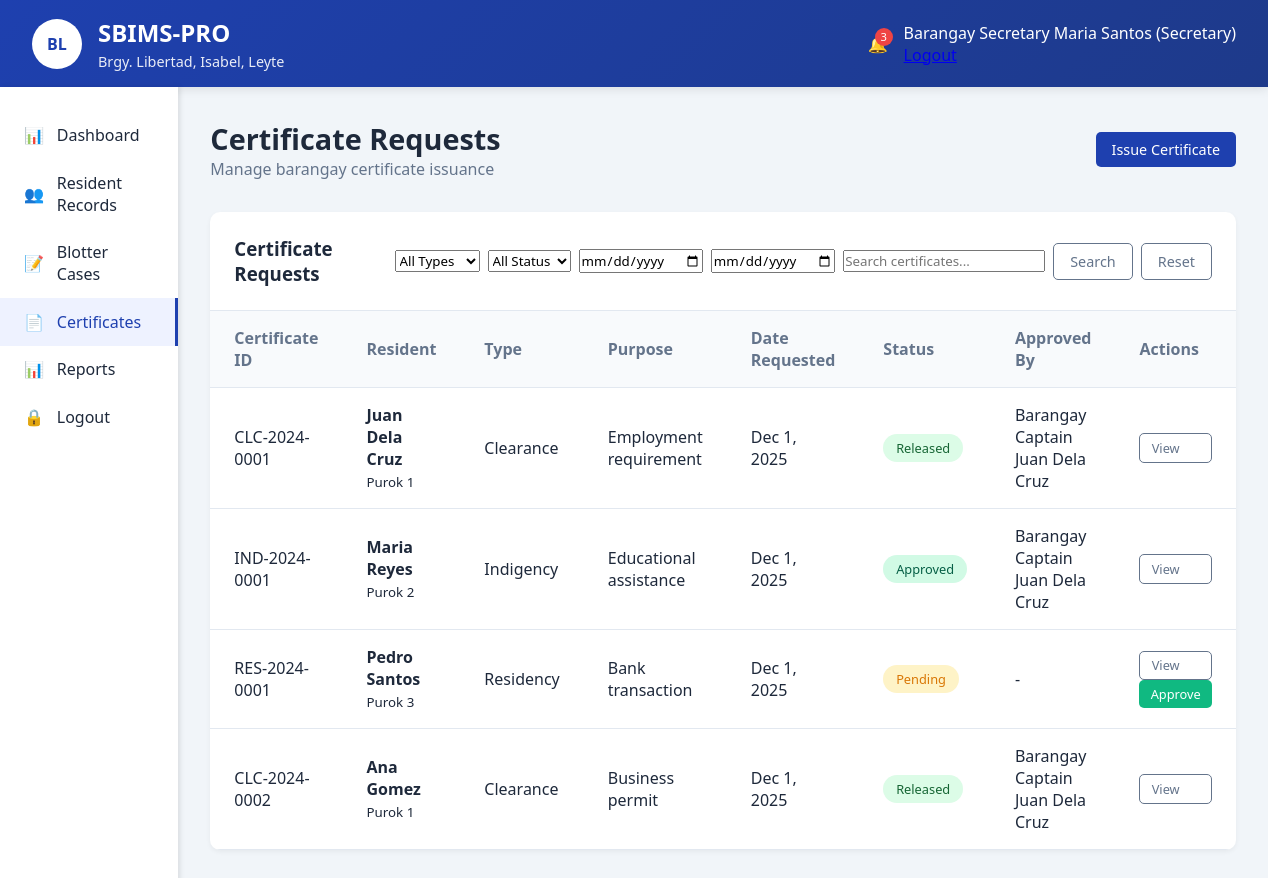
Page /secretary/certificates.php (signed in) on the committed database.
### tables this page shows
CREATE TABLE `certificates` (
  `id` int(11) NOT NULL,
  `certificate_id` varchar(20) NOT NULL,
  `resident_id` int(11) NOT NULL,
  `certificate_type` enum('Clearance','Indigency','Residency') NOT NULL,
  `purpose` text NOT NULL,
  `status` enum('Pending','Approved','Released') DEFAULT 'Pending',
  `issued_by` int(11) DEFAULT NULL,
  `approved_by` int(11) DEFAULT NULL,
  `issued_date` datetime DEFAULT NULL,
  `created_at` timestamp NOT NULL DEFAULT current_timestamp()
);

CREATE TABLE `residents` (
  `id` int(11) NOT NULL,
  `resident_id` varchar(20) NOT NULL,
  `first_name` varchar(50) NOT NULL,
  `middle_name` varchar(50) DEFAULT NULL,
  `last_name` varchar(50) NOT NULL,
  `birthdate` date NOT NULL,
  `gender` enum('Male','Female') NOT NULL,
  `civil_status` enum('Single','Married','Widowed','Divorced') NOT NULL,
  `contact_number` varchar(15) DEFAULT NULL,
  `email` varchar(100) DEFAULT NULL,
  `address` text NOT NULL,
  `purok` varchar(50) NOT NULL,
  `household_number` varchar(20) DEFAULT NULL,
  `is_voter` tinyint(1) DEFAULT 0,
  `is_4ps` tinyint(1) DEFAULT 0,
  `is_senior` tinyint(1) DEFAULT 0,
  `is_pwd` tinyint(1) DEFAULT 0,
  `created_at` timestamp NOT NULL DEFAULT current_timestamp(),
  `updated_at` timestamp NOT NULL DEFAULT current_timestamp() ON UPDATE current_timestamp()
);

CREATE TABLE `users` (
  `id` int(11) NOT NULL,
  `username` varchar(50) NOT NULL,
  `password` varchar(255) NOT NULL,
  `email` varchar(100) DEFAULT NULL,
  `role` enum('admin','captain','secretary','resident') NOT NULL,
  `full_name` varchar(100) NOT NULL,
  `is_active` tinyint(1) DEFAULT 1,
  `last_login` datetime DEFAULT NULL,
  `created_at` timestamp NOT NULL DEFAULT current_timestamp()
);

### config/functions.php (called while the page is built, shortened)
<?php
function formatDate($date) {
    return date('M j, Y', strtotime($date));
}
?>

### secretary/certificates.php (the view, shortened to what this page needs)
<?php
require_once '../config/functions.php';
$database = new Database();
$db = $database->getConnection();
$search = $_GET['search'] ?? '';
$date_from = $_GET['date_from'] ?? '';
$date_to = $_GET['date_to'] ?? '';
$query = "SELECT c.*, r.first_name, r.last_name, r.address, r.purok,
                 u1.full_name as issued_by_name, u2.full_name as approved_by_name
          FROM certificates c
          JOIN residents r ON c.resident_id = r.id
          LEFT JOIN users u1 ON c.issued_by = u1.id
          LEFT JOIN users u2 ON c.approved_by = u2.id
          WHERE 1=1";
$query .= " ORDER BY c.created_at DESC";
$stmt = $db->prepare($query);
$stmt->execute();
$certificates = $stmt->fetchAll(PDO::FETCH_ASSOC);
?>
<?php include '../includes/header.php'; ?>
<?php include '../includes/topbar.php'; ?>
<div class="main-container">
    <?php include '../includes/sidebar.php'; ?>
    <main class="content">
        <div class="page-header">
            <div class="page-title">
                <h1>Certificate Requests</h1>
                <p>Manage barangay certificate issuance</p>
            </div>
            <div class="page-actions">
                <a href="certificate_clearance.php" class="btn btn-primary">Issue Certificate</a>
            </div>
        </div>
        <div class="data-table">
            <div class="table-header">
                <h3>Certificate Requests</h3>
                <div class="table-actions">
                    <form method="GET" class="search-form" style="display: flex; gap: 0.5rem; align-items: center;">
                        <select name="certificate_type" onchange="this.form.submit()">
                            <option value="">All Types</option>
                        </select>
                        <select name="status" onchange="this.form.submit()">
                            <option value="">All Status</option>
                        </select>
                        <input type="date" name="date_from" placeholder="From Date" value="<?php echo $date_from; ?>">
                        <input type="date" name="date_to" placeholder="To Date" value="<?php echo $date_to; ?>">
                        <input type="text" name="search" placeholder="Search certificates..." value="<?php echo htmlspecialchars($search); ?>">
                        <button type="submit" class="btn btn-outline">Search</button>
                        <a href="certificates.php" class="btn btn-outline">Reset</a>
                    </form>
                </div>
            </div>
            <table>
                <thead>
                    <tr>
                        <th>Certificate ID</th>
                        <th>Resident</th>
                        <th>Type</th>
                        <th>Purpose</th>
                        <th>Date Requested</th>
                        <th>Status</th>
                        <th>Approved By</th>
                        <th>Actions</th>
                    </tr>
                </thead>
                <tbody>
                    <?php if (count($certificates) > 0): ?>
                        <?php foreach ($certificates as $cert): ?>
                        <tr>
                            <td><?php echo htmlspecialchars($cert['certificate_id']); ?></td>
                            <td>
                                <strong><?php echo htmlspecialchars($cert['first_name'] . ' ' . $cert['last_name']); ?></strong><br>
                                <small><?php echo htmlspecialchars($cert['purok']); ?></small>
                            </td>
                            <td><?php echo htmlspecialchars($cert['certificate_type']); ?></td>
                            <td><?php echo htmlspecialchars($cert['purpose']); ?></td>
                            <td><?php echo formatDate($cert['created_at']); ?></td>
                            <td>
                                <span class="status status-<?php echo strtolower($cert['status']); ?>">
                                    <?php echo $cert['status']; ?>
                                </span>
                            </td>
                            <td><?php echo $cert['approved_by_name'] ? htmlspecialchars($cert['approved_by_name']) : '-'; ?></td>
                            <td>
                                <?php if ($cert['certificate_type'] == 'Clearance'): ?>
                                    <a href="certificate_clearance.php?id=<?php echo $cert['id']; ?>" class="btn btn-sm btn-outline">View</a>
                                <?php elseif ($cert['certificate_type'] == 'Indigency'): ?>
                                    <a href="certificate_indigency.php?id=<?php echo $cert['id']; ?>" class="btn btn-sm btn-outline">View</a>
                                <?php elseif ($cert['certificate_type'] == 'Residency'): ?>
                                    <a href="certificate_residency.php?id=<?php echo $cert['id']; ?>" class="btn btn-sm btn-outline">View</a>
                                <?php endif; ?>
                                <?php if ($cert['status'] == 'Pending'): ?>
                                    <a href="certificates.php?approve=<?php echo $cert['id']; ?>" class="btn btn-sm btn-success" onclick="return confirm('Approve this certificate?')">Approve</a>
                                <?php endif; ?>
                            </td>
                        </tr>
                        <?php endforeach; ?>
                    <?php endif; ?>
                </tbody>
            </table>
        </div>
    </main>
</div>
<?php include '../includes/footer.php'; ?>

### assets/css/main.css (style rules this page uses)
:root { --primary: #1e40af; --primary-dark: #1e3a8a; --secondary: #64748b; --success: #10b981; --warning: #f59e0b; --danger: #ef4444; --light: #f8fafc; --dark: #1e293b; }
* { margin: 0; padding: 0; box-sizing: border-box; font-family: 'Segoe UI', Tahoma, Geneva, Verdana, sans-serif; }
body { background-color: #f1f5f9; color: var(--dark); }
.main-container { display: flex; min-height: calc(100vh - 80px); }
.content { flex: 1; padding: 2rem; }
.page-header { display: flex; justify-content: space-between; align-items: center; margin-bottom: 2rem; }
.page-title h1 { font-size: 1.8rem; color: var(--dark); }
.page-title p { color: var(--secondary); }
.btn { padding: 0.5rem 1rem; border: none; border-radius: 5px; cursor: pointer; font-weight: 500; display: flex; align-items: center; gap: 0.5rem; transition: all 0.3s; text-decoration: none; font-size: 0.9rem; }
.btn-primary { background: var(--primary); color: white; }
.btn-outline { background: transparent; border: 1px solid var(--secondary); color: var(--secondary); }
.btn-success { background: var(--success); color: white; }
.btn-sm { padding: 0.3rem 0.7rem; font-size: 0.8rem; }

### assets/css/dashboard.css (style rules this page uses)
.data-table { background: white; border-radius: 10px; overflow: hidden; box-shadow: 0 2px 5px rgba(0,0,0,0.05); margin-bottom: 2rem; }
.table-header { padding: 1.5rem; border-bottom: 1px solid #e2e8f0; display: flex; justify-content: space-between; align-items: center; }
.table-header h3 { color: var(--dark); }
.table-actions { display: flex; gap: 0.5rem; }
table { width: 100%; border-collapse: collapse; }
th, td { padding: 1rem 1.5rem; text-align: left; border-bottom: 1px solid #e2e8f0; }
th { background: #f8fafc; font-weight: 600; color: var(--secondary); }
.status { padding: 0.3rem 0.8rem; border-radius: 20px; font-size: 0.8rem; font-weight: 500; display: inline-block; }
.status-pending { background: #fef3c7; color: #d97706; }
.status-approved { background: #d1fae5; color: #065f46; }
.status-released { background: #dcfce7; color: #166534; }

### rows in the picture
certificates: certificate "CLC-2024-0001", resident.last_name "Juan Dela Cruz", resident.purok "Purok 1", certificate_type "Clearance", purpose "Employment requirement", created_at "Dec 1, 2025", status "Released", approved_by.full_name "Barangay Captain Juan Dela Cruz"
certificates: certificate "IND-2024-0001", resident.last_name "Maria Reyes", resident.purok "Purok 2", certificate_type "Indigency", purpose "Educational assistance", created_at "Dec 1, 2025", status "Approved", approved_by.full_name "Barangay Captain Juan Dela Cruz"
certificates: certificate "RES-2024-0001", resident.last_name "Pedro Santos", resident.purok "Purok 3", certificate_type "Residency", purpose "Bank transaction", created_at "Dec 1, 2025", status "Pending"
certificates: certificate "CLC-2024-0002", resident.last_name "Ana Gomez", resident.purok "Purok 1", certificate_type "Clearance", purpose "Business permit", created_at "Dec 1, 2025", status "Released", approved_by.full_name "Barangay Captain Juan Dela Cruz"

### other values in the picture
$_SESSION['full_name'] "Barangay Secretary Maria Santos"
$_SESSION['user_role'] "Secretary"
